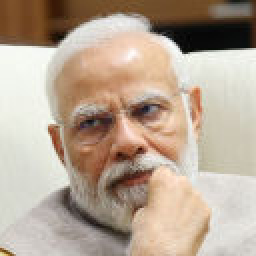
#> input picture Verilog Codes/src/Im4_r1.jpg, 128 x 128 px (shown 2 times larger)
$ python dsp2.py
#> lines starting #> are read from the running program, lines starting #| are printed output that depends on the picture; after the words box and inside, x2 and y2 are one past the last pixel; in counts of white or black regions, pixels touching at a corner belong together
import numpy as np
from scipy.fft import dct, idct
import matplotlib.pyplot as plt
import matplotlib.image as mpimg
from PIL import Image
from skimage.metrics import structural_similarity
import cv2

def fun(f1, f2):
    before = cv2.imread(f1)
    after = cv2.imread(f2)

    # Convert images to grayscale
    before_gray = cv2.cvtColor(before, cv2.COLOR_BGR2GRAY)
    after_gray = cv2.cvtColor(after, cv2.COLOR_BGR2GRAY)

    # Compute SSIM between two images
    (score, diff) = structural_similarity(before_gray, after_gray, full=True)

    diff = (diff * 255).astype("uint8")
    thresh = cv2.threshold(diff, 0, 255, cv2.THRESH_BINARY_INV | cv2.THRESH_OTSU)[1]
    contours = cv2.findContours(thresh.copy(), cv2.RETR_EXTERNAL, cv2.CHAIN_APPROX_SIMPLE)
    contours = contours[0] if len(contours) == 2 else contours[1]

    mask = np.zeros(before.shape, dtype='uint8')
    filled_after = after.copy()

    for c in contours:
        area = cv2.contourArea(c)
        if area > 40:
            x,y,w,h = cv2.boundingRect(c)
            cv2.rectangle(before, (x, y), (x + w, y + h), (36,255,12), 2)
            cv2.rectangle(after, (x, y), (x + w, y + h), (36,255,12), 2)
            cv2.drawContours(mask, [c], 0, (0,255,0), -1)
            cv2.drawContours(filled_after, [c], 0, (0,255,0), -1)

    # [5 lines of commented-out code are left out]
    cv2.waitKey(0)
    return score

red = np.zeros((128, 128), dtype=float)

with open('out4_r.txt', 'r') as file:
#> (reads Verilog Codes/src/out4_r.txt from the repository)
    data = file.read()
    numbers = data.split()
    red = np.array(numbers, dtype=float).reshape(128, 128)


green = np.zeros((128, 128), dtype=float)

with open('out4_g.txt', 'r') as file:
#> (reads Verilog Codes/src/out4_g.txt from the repository)
    data = file.read()
    numbers = data.split()
    green = np.array(numbers, dtype=float).reshape(128, 128)


blue = np.zeros((128, 128), dtype=float)

with open('out4_b.txt', 'r') as file:
#> (reads Verilog Codes/src/out4_b.txt from the repository)
    data = file.read()
    numbers = data.split()
    blue = np.array(numbers, dtype=float).reshape(128, 128)


f1 = "Im4_r1.jpg"
f2 = "modi2.jpg"

inpImg = mpimg.imread(f1)
#> inpImg is the input picture: shape (128, 128, 3); mean R, G, B 183.4, 165.9, 148.8

# quant_table = np.array([
#     [16,  11,  10,  16,  24, 40, 51, 61],
#     [12,  12,  14,  19,  26, 58, 60, 55],
#     [14,  13,  16,  24, 40, 57, 69, 56],
#     [14,  17, 22,  29, 51, 87, 80, 62],
#     [18,  22, 37, 56, 68, 109, 103, 77],
#     [24, 35, 55, 64, 81, 104, 113, 92],
#     [49, 64, 78, 87, 103, 121, 120, 101],
#     [72, 92, 95, 98, 112, 100, 103, 99]
# ])

quant_table = np.array([
    [6,  4,  4,  6,  10, 16, 20, 24],
    [5,  5,  6,  8,  10, 23, 24, 22],
    [6,  5,  6,  10, 16, 23, 28, 22],
    [6,  7,  9,  12, 20, 35, 32, 25],
    [7,  9,  15, 22, 27, 44, 41, 31],
    [10, 14, 22, 26, 32, 42, 45, 37],
    [20, 26, 31, 35, 41, 48, 48, 40],
    [29, 37, 38, 39, 45, 40, 41, 40]
])
quant_table = quant_table * 3

idct_matrix = np.array([[0.35341683395063966, 0.4902357603574083, 0.46171452375250455, 0.41585984518107744, 0.35341683395063506, 0.2774638687951855, 0.19150988579907113, 0.0973885117086323],
               [0.3534168339506351, -0.09738851170863172, -0.461714523752504, 0.2774638687951856, 0.35341683395063517, -0.4158598451810763, -0.19150988579907113, 0.49023576035740796],
               [0.35341683395063744, -0.41585984518107694, 0.19150988579907188, 0.09738851170863226, -0.3534168339506352, 0.4902357603574081, -0.4617145237525051, 0.2774638687951858],
               [0.35341683395063384, -0.27746386879518603, -0.19150988579907066, 0.4902357603574086, -0.3534168339506347, -0.09738851170863276, 0.46171452375250516, -0.41585984518107666],
               [0.3534168339506327, 0.09738851170863301, -0.46171452375250477, -0.2774638687951865, 0.3534168339506353, 0.4158598451810778, -0.19150988579907122, -0.49023576035740796],
               [0.3534168339506375, 0.2774638687951857, -0.19150988579907083, -0.4902357603574077, -0.3534168339506347, 0.09738851170863252, 0.4617145237525044, 0.4158598451810766],
               [0.3534168339506283, 0.41585984518107677, 0.1915098857990716, -0.09738851170863214, -0.35341683395063506, -0.4902357603574081, -0.4617145237525046, -0.2774638687951849],
               [0.35341683395063334, -0.49023576035740785, 0.4617145237525045, -0.41585984518107694, 0.3534168339506349, -0.277463868795186, 0.19150988579907086, -0.09738851170863201]
               ])

pixelsRed = np.zeros((128, 128))
pixelsGreen = np.zeros((128, 128))
pixelsBlue = np.zeros((128, 128))

inpArray = [red, green, blue]
outArray = [pixelsRed, pixelsGreen, pixelsBlue]

for k in range(3):
    for i in range(16):
        for j in range(16):
            dct_signal = np.array(inpArray[k][i*8:(i+1)*8,j*8:(j+1)*8])

            divided = dct_signal/quant_table

            quantized = np.round(divided).astype(np.int64)
            recovered = quantized * quant_table

            idct_signal = np.round(np.dot(idct_matrix, (np.dot(idct_matrix, recovered.T).T))).astype(np.int64)


            for p in range(8):
                for q in range(8):
                    outArray[k][8 * i + p][8 * j + q] = idct_signal[p][q]

            outArray[k] = outArray[k].astype(np.int64)

# rgb_image = np.stack((outArray[0], outArray[1], outArray[2]), axis=-1)

# imageOut = Image.fromarray(rgb_image)

# imageOut.save("f1Out.jpg")

# fig, axes = plt.subplots(1, 2)

# axes[0].imshow(inpImg)
# axes[0].set_title('Input Image')

# axes[1].imshow(rgb_image)
# axes[1].set_title('Compressed Image')

# # Show the plot
# plt.show()

# Convert pixel values to unsigned 8-bit integers
outArray[0] = np.clip(outArray[0], 0, 255).astype(np.uint8)
outArray[1] = np.clip(outArray[1], 0, 255).astype(np.uint8)
outArray[2] = np.clip(outArray[2], 0, 255).astype(np.uint8)

# Stack the arrays to form the RGB image
rgb_image = np.stack((outArray[0], outArray[1], outArray[2]), axis=-1)

# Create PIL image
imageOut = Image.fromarray(rgb_image)

# Save the image
imageOut.save(f2)

print(fun(f1, f2))
#> in fun, `after_gray = cv2.cvtColor(after, cv2.COLOR_BGR2GRAY)`:
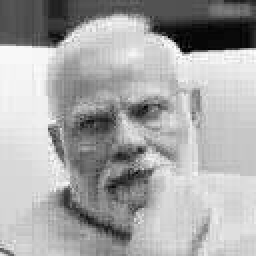
#> after_gray: shape (128, 128) (shown 2 times larger); min 0, max 255, mean 167.7
#> in fun, `(score, diff) = structural_similarity(before_gray, after_gray, full=Tr..`:
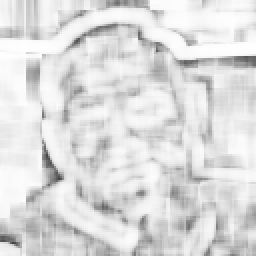
#> diff: shape (128, 128) float64 (shown 2 times larger); min 0.26, max 1, mean 0.868
#> in fun, `(score, diff) = structural_similarity(before_gray, after_gray, full=Tr..`: score = 0.869
#> in fun, `thresh = cv2.threshold(diff, 0, 255, cv2.THRESH_BINARY_INV | cv2.THRES..`:
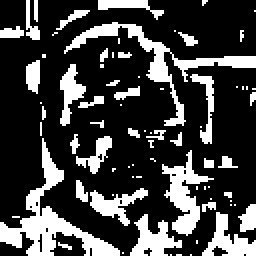
#> thresh: shape (128, 128) (shown 2 times larger); 25.5% white; 77 white regions (51 under 20 px)
#> in fun, `contours = cv2.findContours(thresh.copy(), cv2.RETR_EXTERNAL, cv2.CHAI..`: contours = 77 contours, 58 with area under 20; largest, box (x1, y1, x2, y2) and area: (0, 69, 60, 128) 722, (32, 11, 128, 63) 508, (81, 75, 107, 118) 342, (65, 107, 91, 128) 218, (101, 106, 128, 128) 207
#> the loop in fun, `for c in contours:` made 77 passes
#> (area, x, y, w, h) on passes 8, 9, 10, 18, 31, 33, 34, 57, 59, 60, 71, 75: (218, 65, 107, 26, 21), (207, 101, 106, 27, 22), (67.5, 119, 102, 9, 14), (175, 45, 94, 29, 19), (342, 81, 75, 26, 43), (721.5, 0, 69, 60, 59), (102, 38, 68, 18, 19), (97, 95, 37, 12, 35), (149.5, 30, 32, 13, 31), (74.5, 13, 30, 7, 17), (507.5, 32, 11, 96, 52), (90, 49, 0, 33, 10)
#> area on passes 22, 47, 54: 30, 22, 31
#> after the loop in fun, `for c in contours:`:
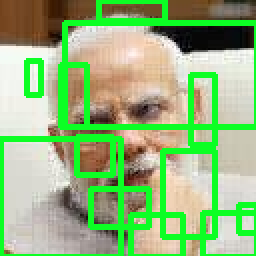
#> after: shape (128, 128, 3) (shown 2 times larger); mean B, G, R 126.1, 183.7, 148
#> after the loop in fun, `for c in contours:`:
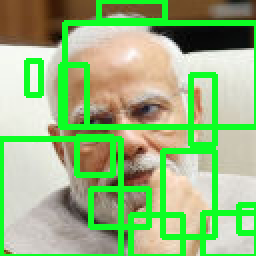
#> before: shape (128, 128, 3) (shown 2 times larger); mean B, G, R 127.2, 184.9, 149.3
#> after the loop in fun, `for c in contours:`:
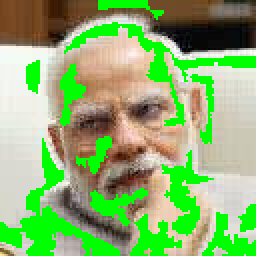
#> filled_after: shape (128, 128, 3) (shown 2 times larger); mean B, G, R 111.2, 178.8, 138.9
#> after the loop in fun, `for c in contours:`:
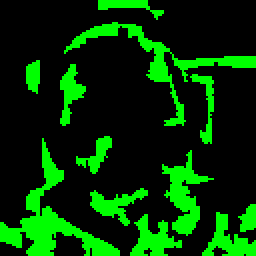
#> mask: shape (128, 128, 3) (shown 2 times larger); mean B, G, R 0, 54.1, 0

# Display the image
plt.imshow(rgb_image)
plt.title('Compressed Image')
plt.show()
